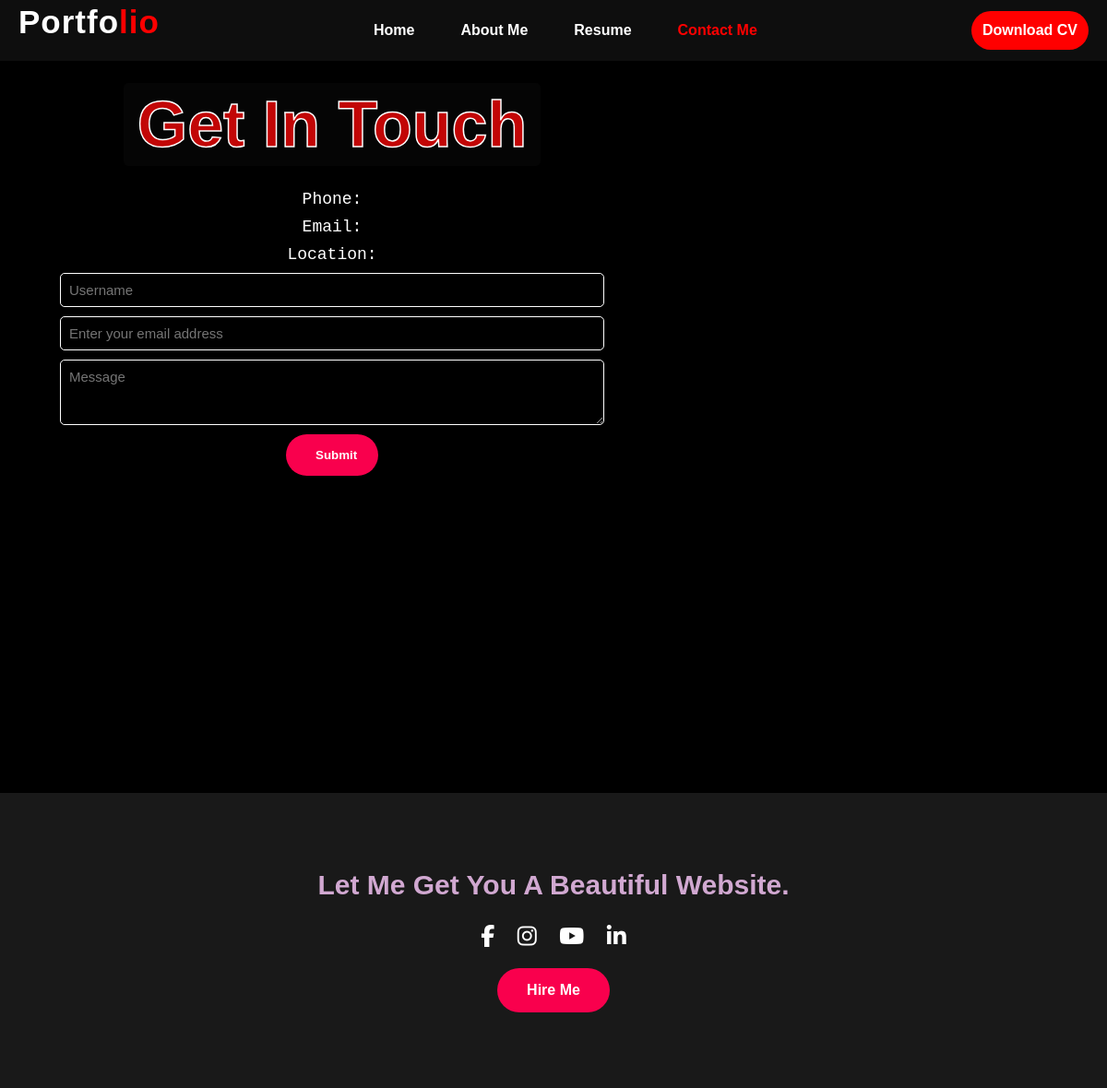
/contact, run on an earlier commit of the app's database.
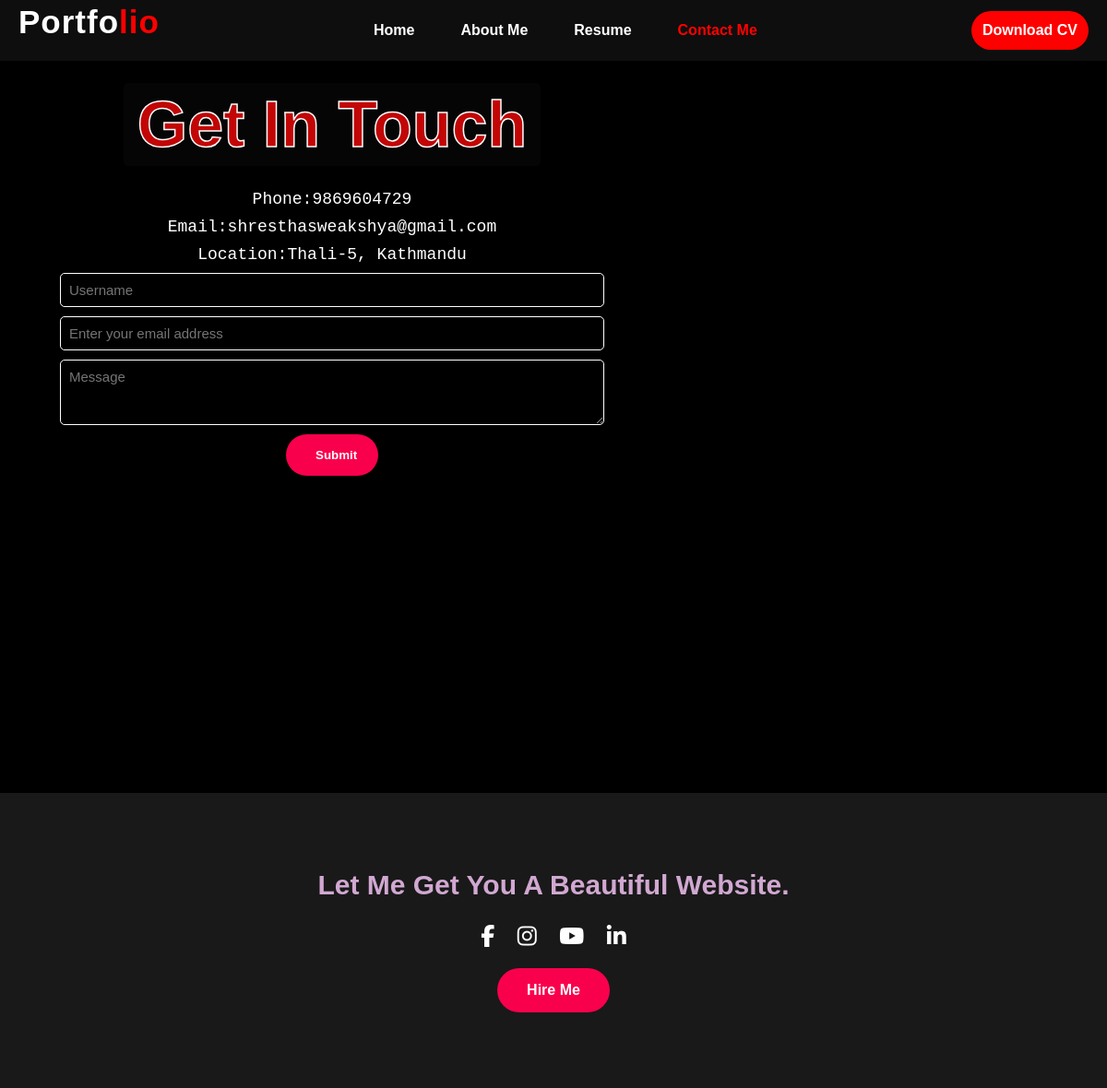
And on a later commit of the database.
### app.py (models this page shows, shortened)
class Info(db.Model):
    id = db.Column(db.Integer, primary_key=True)
    key = db.Column(db.String(200), nullable=False)
    value = db.Column(db.String(500), nullable=False)

### app.py (the view)
@app.route("/contact")
def contact():
    infos = Info.query.all()
    info_dict = {}
    for info in infos:
        info_dict[info.key] = info.value
    return render_template("front/contact.html",  info_dict=info_dict)

### templates/front/contact.html (shortened to what this page needs)
{% extends 'front/layouts/layout.html' %}
{% block main_content %}
<div class="contact-container">
    <div class="top">
        <div class="title-contact">
            <h1>Get In Touch</h1>
            <div class="topp">Phone:{{info_dict['phone']}}</div>
            <div class="topp">Email:{{info_dict['email']}}</div>
            <div class="topp">Location:{{info_dict['location']}}</div>
            <form id="myForm" class="Box">
                <input class="b1" type="text" name="name" id="name" placeholder="Username">
                <input class="b1" type="email" name="email" id="email" placeholder="Enter your email address">
                <textarea class="b1" name="message" placeholder="Message" id="message" cols="10" rows="3"></textarea>
                <button type="submit" class="butt">Submit</button>
            </form>
        </div>
    </div>
</div>
{% endblock %}

What changed in the data, as far as the page shows it:
added Info: phone "9869604729"
added Info: email "shresthasweakshya@gmail.com"
added Info: location "Thali-5, Kathmandu"
